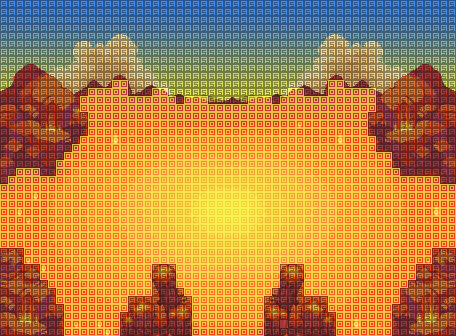

The image is a tile-based game level rendered from a .tmx file. Its description and source (layers, tilesets, objects; grid data summarised) follow:
An orthogonal 57x42 tile map with 8x8 px tiles, 2 tile layers (Calque de Tile 1, Calque 2), 3 tilesets.

<map version="1.0" tiledversion="1.0.2" orientation="orthogonal" renderorder="left-up" width="57" height="42" tilewidth="8" tileheight="8" nextobjectid="1">
 <tileset firstgid="1" source="scorchedplains.tsx" />
 <tileset firstgid="2395" source="terrain.tsx" />
 <tileset firstgid="2397" source="terrain.tsx" />
 <layer name="Calque de Tile 1" width="57" height="42">
  <data>[2394 cells, 2394 non-empty, 2394 distinct tile ids]</data>
 </layer>
 <layer name="Calque 2" width="57" height="42">
  <data>[2394 cells, 2393 non-empty, 2 distinct tile ids]</data>
 </layer>
</map>
